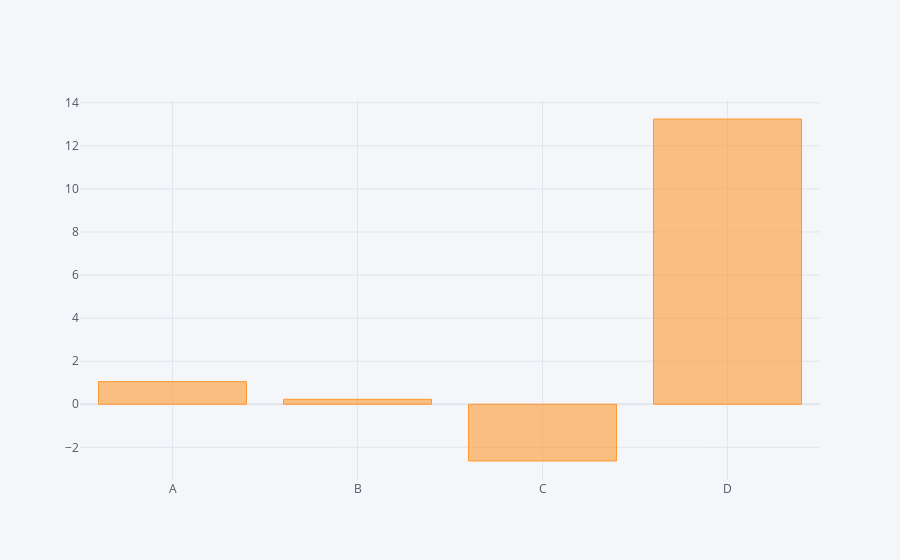

Notebook source saved alongside this figure:
### Code cell
df.sum().iplot(kind='bar')

### Figure 1 — Plotly figure (JSON) as saved in the notebook; plotly's stock layout.template omitted (floating-point values rounded to 4 significant figures)
{"data": [{"marker": {"color": "rgba(255, 153, 51, 0.6)", "line": {"color": "rgba(255, 153, 51, 1.0)", "width": 1}}, "name": "None", "orientation": "v", "text": "", "type": "bar", "x": ["A", "B", "C", "D"], "y": [1.052, 0.2305, -2.634, 13.25]}], "layout": {"legend": {"bgcolor": "#F5F6F9", "font": {"color": "#4D5663"}}, "paper_bgcolor": "#F5F6F9", "plot_bgcolor": "#F5F6F9", "title": {"font": {"color": "#4D5663"}}, "xaxis": {"gridcolor": "#E1E5ED", "showgrid": true, "tickfont": {"color": "#4D5663"}, "title": {"font": {"color": "#4D5663"}, "text": ""}, "zerolinecolor": "#E1E5ED"}, "yaxis": {"gridcolor": "#E1E5ED", "showgrid": true, "tickfont": {"color": "#4D5663"}, "title": {"font": {"color": "#4D5663"}, "text": ""}, "zerolinecolor": "#E1E5ED"}}}
